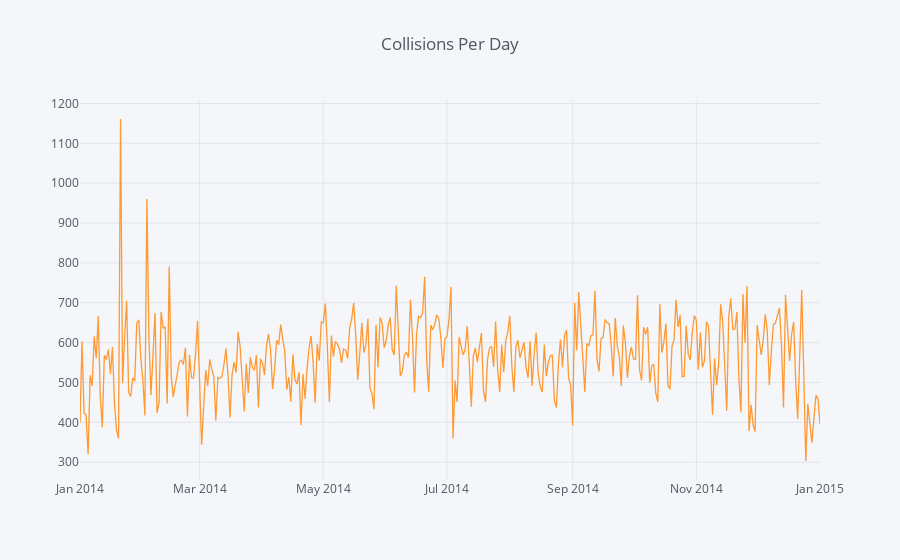
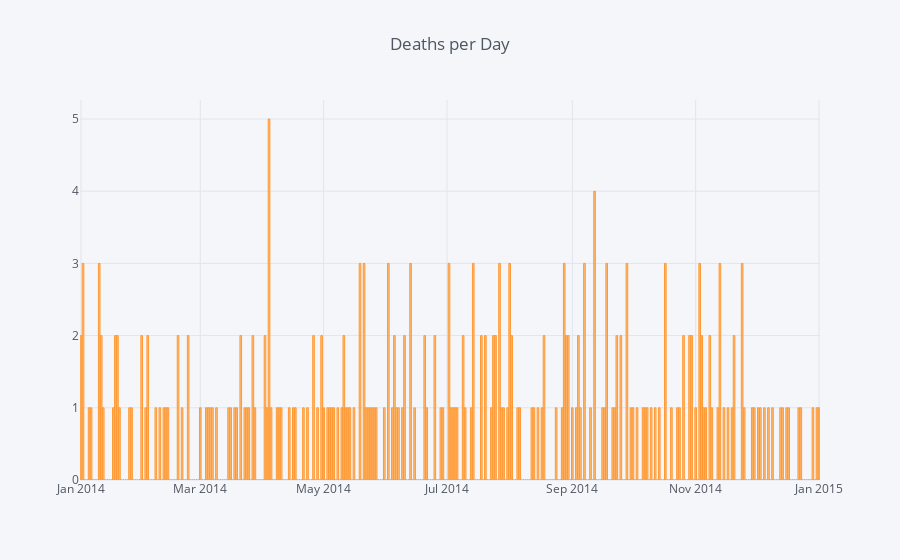

The notebook cell saved with these charts, in order:
### Code cell
collisions_by_date = df_by_date.groupby('date').date.count()
collisions_by_date.iplot(kind='scatter', title='Collisions Per Day')

deaths_by_date = df_by_date.groupby('date')['number_of_persons_killed'].sum()
deaths_by_date.iplot(kind='bar', title='Deaths per Day')

### Figure 1 — Plotly figure (JSON) as saved in the notebook; plotly's stock layout.template omitted (floating-point values rounded to 4 significant figures; data arrays with more than 128 entries replaced by an {"elided": "..."} marker saying what was removed)
{"data": [{"line": {"color": "rgba(255, 153, 51, 1.0)", "dash": "solid", "width": 1.3}, "mode": "lines", "name": "date", "text": "", "type": "scatter", "x": {"elided": "366 str values"}, "y": {"elided": "366 int values"}}], "layout": {"legend": {"bgcolor": "#F5F6F9", "font": {"color": "#4D5663"}}, "paper_bgcolor": "#F5F6F9", "plot_bgcolor": "#F5F6F9", "title": "Collisions Per Day", "titlefont": {"color": "#4D5663"}, "xaxis1": {"gridcolor": "#E1E5ED", "showgrid": true, "tickfont": {"color": "#4D5663"}, "title": "", "titlefont": {"color": "#4D5663"}, "zerolinecolor": "#E1E5ED"}, "yaxis1": {"gridcolor": "#E1E5ED", "showgrid": true, "tickfont": {"color": "#4D5663"}, "title": "", "titlefont": {"color": "#4D5663"}, "zerolinecolor": "#E1E5ED"}}}

### Figure 2 — Plotly figure (JSON) as saved in the notebook; plotly's stock layout.template omitted (floating-point values rounded to 4 significant figures; data arrays with more than 128 entries replaced by an {"elided": "..."} marker saying what was removed)
{"data": [{"marker": {"color": "rgba(255, 153, 51, 0.6)", "line": {"color": "rgba(255, 153, 51, 1.0)", "width": 1}}, "name": "number_of_persons_killed", "orientation": "v", "text": "", "type": "bar", "x": {"elided": "366 str values"}, "y": {"elided": "366 int values"}}], "layout": {"legend": {"bgcolor": "#F5F6F9", "font": {"color": "#4D5663"}}, "paper_bgcolor": "#F5F6F9", "plot_bgcolor": "#F5F6F9", "title": "Deaths per Day", "titlefont": {"color": "#4D5663"}, "xaxis1": {"gridcolor": "#E1E5ED", "showgrid": true, "tickfont": {"color": "#4D5663"}, "title": "", "titlefont": {"color": "#4D5663"}, "zerolinecolor": "#E1E5ED"}, "yaxis1": {"gridcolor": "#E1E5ED", "showgrid": true, "tickfont": {"color": "#4D5663"}, "title": "", "titlefont": {"color": "#4D5663"}, "zerolinecolor": "#E1E5ED"}}}
